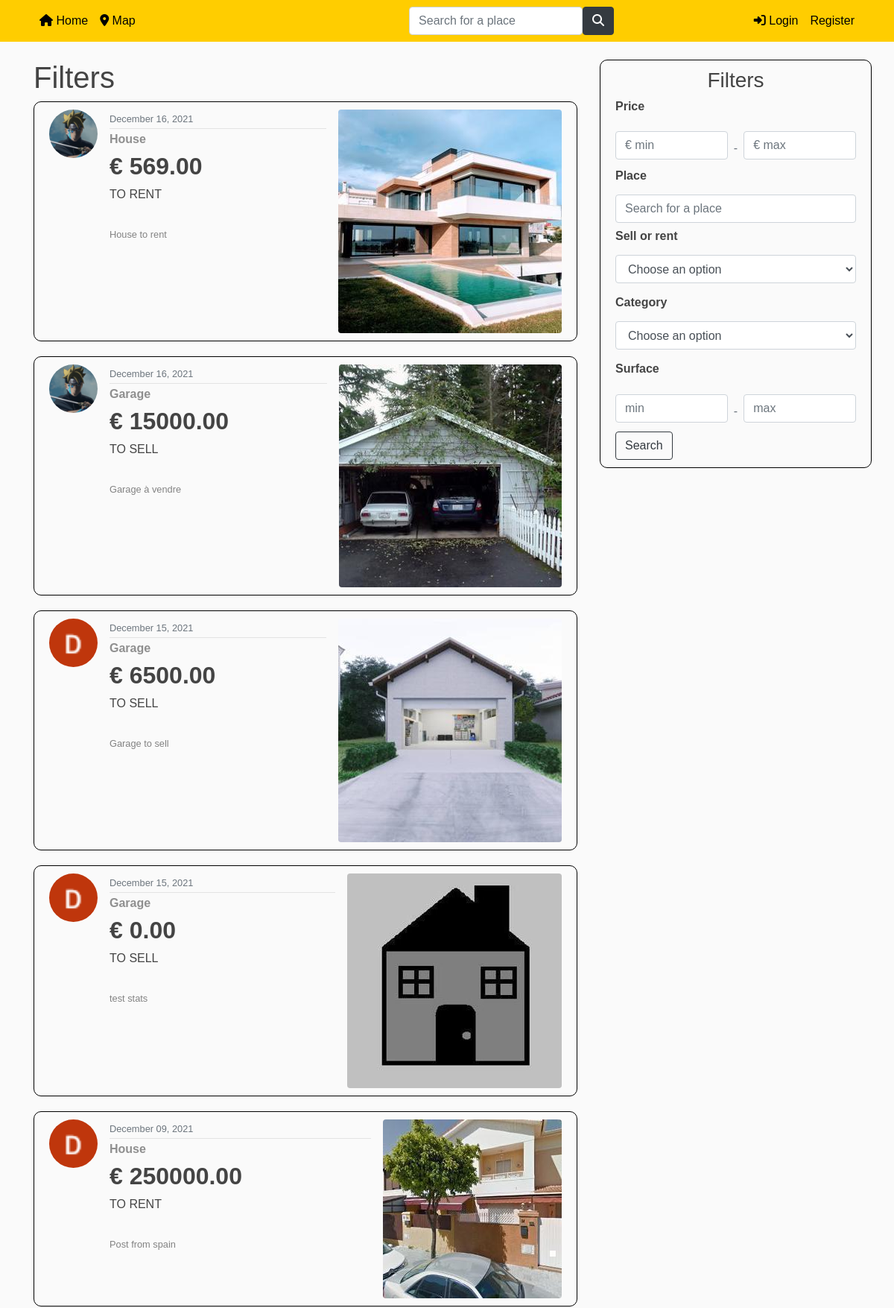
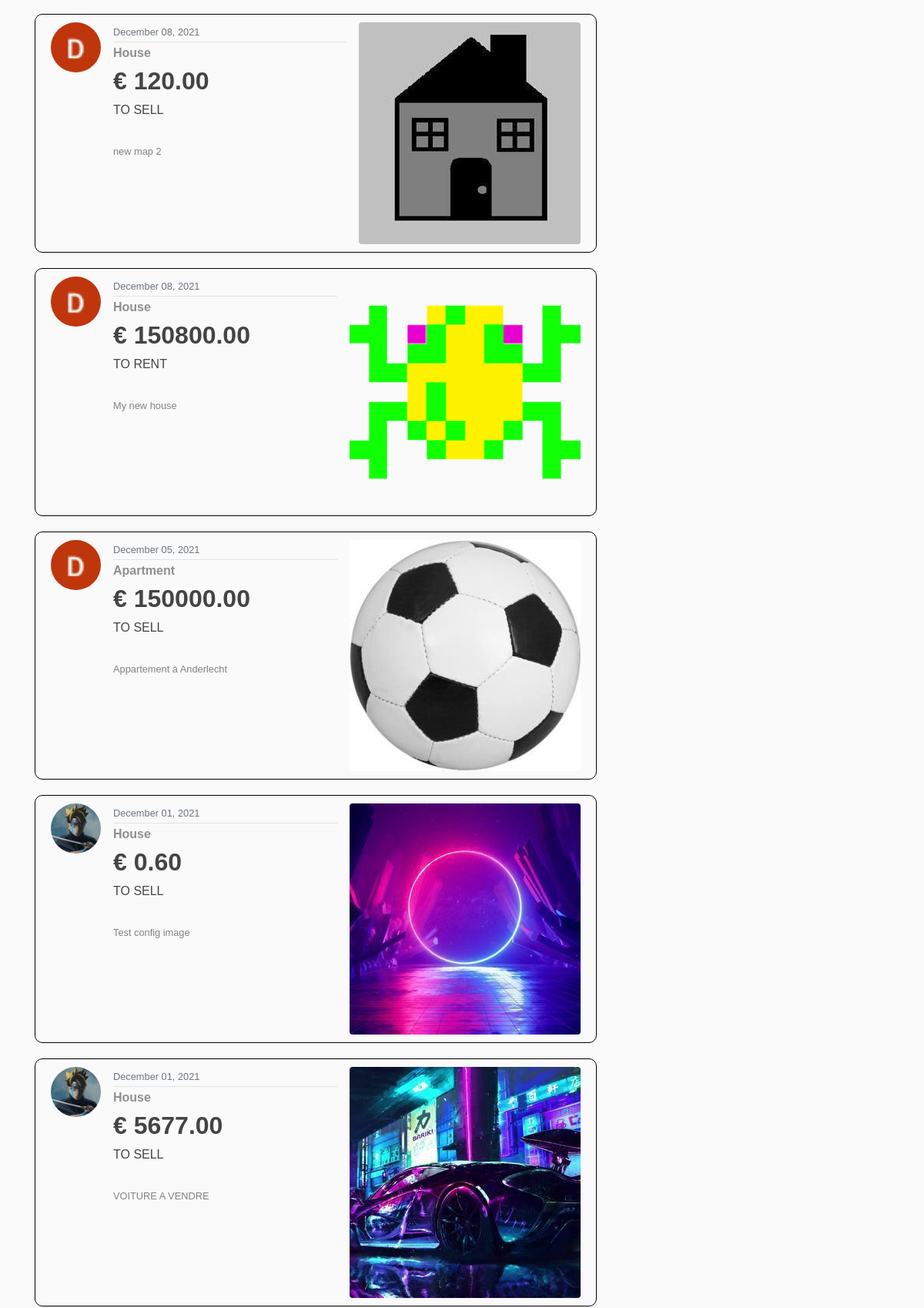
/filter/ (upper part), run on the app's committed database (2 pictures, top to bottom).
### blog/models.py (models this page shows, shortened)
class Post(models.Model): #creation d'un Post
    title = models.CharField(max_length=100)
    price = models.DecimalField(default=0, max_digits= 15, decimal_places=2)
    sell_rent = models.CharField(default= 'S', max_length=10, choices=SELLORRENT_CHOICES)
    localisation = models.CharField(default='Bruxelles',max_length=100)
    address = models.TextField(default='Boulevard du Triomphe 1 , 1050 Bruxelles')
    lat = models.FloatField(blank=True, null=True)  # blank pour autoriser des valeurs vides
    long = models.FloatField(blank=True, null=True)
    category = models.CharField(default= 'H', max_length=10, choices=CATEGORIES)
    surface = models.DecimalField(default=0, max_digits= 8, decimal_places=2)
    content = models.TextField()
    image = models.ImageField(default='defaultAnnounce.jpg', upload_to='announce_pics')
    image2 = models.ImageField(default='defaultAnnounce.jpg', upload_to='announce_pics')
    image3 = models.ImageField(default='defaultAnnounce.jpg', upload_to='announce_pics')
    date_posted = models.DateTimeField(default=timezone.now)
    author = models.ForeignKey(User, on_delete=models.CASCADE) #ForeignKey = reférence à une autre classe (clé étrangère) --> on_delete=models.CASCADE --> signifie que lors de la suppression d'un User, tous ses posts seront supprimés aussi
    number_views = models.IntegerField(default=0)
    room_number = models.IntegerField(default=0, blank=True, null=True)

### users/models.py (models this page shows, shortened)
class Profile(models.Model):
    user = models.OneToOneField(User, on_delete=models.CASCADE) #CASCADE : si je supprime l'utilisateur, le profil sera supprimé aussi. Mais si je supprime le profil, l'utilisateur ne sera pas supprimé
    image = models.ImageField(default='default.jpg', upload_to='profile_pics') #default = image par défaut si l'user ne choisit aucune pdp
    price_preference = models.DecimalField(default=0, max_digits=15, decimal_places=2) #prix maximum préféré
    localisation_preference = models.CharField(default='Bruxelles', max_length=100) #localisation préférée
    sell_rent_preference = models.CharField(default='S', max_length=10, choices=SELLORRENT_CHOICES) #a vendre ou a louer

### blog/views.py (the view)
# urls.py: path('filter/', views.filter, name='blog-filter'),#chercher un filtre
def filter(request): #inspired by https://www.youtube.com/watch?v=vU0VeFN-abU
    post = Post.objects.all()
    localisation = request.GET.get('localisation')
    priceMin = request.GET.get('priceMin')
    priceMax = request.GET.get('priceMax')
    sellOrRent = request.GET.get('sellOrRent')
    category = request.GET.get('category')
    surfaceMin = request.GET.get('surfaceMin')
    surfaceMax = request.GET.get('surfaceMax')
    if localisation != '' and localisation is not None:
        post = post.filter(localisation__icontains=localisation)
    if priceMin != '' and priceMin is not None:
        post = post.filter(price__gte=priceMin)
    if priceMax != '' and priceMax is not None:
        post = post.filter(price__lt=priceMax)
    if sellOrRent != '' and sellOrRent is not None and sellOrRent != 'Choose an option':
        post = post.filter(sell_rent__icontains=sellOrRent)
    if category != '' and category is not None and category != 'Choose an option':
        post = post.filter(category__icontains=category)
    if surfaceMin != '' and surfaceMin is not None:
        post = post.filter(surface__gte=surfaceMin)
    if surfaceMax != '' and surfaceMax is not None:
        post = post.filter(surface__lt=surfaceMax)
    context = {
        'posts': post.order_by('-date_posted'),
    }
    if post.exists():
        return render(request, 'blog/filter.html', context)
    else:
        return render(request, 'blog/place_search2.html', {})

### blog/templates/blog/filter.html (shortened to what this page needs)
{% extends "blog/base.html" %}
{% block content %}
<h1>Filters</h1>
    {% for post in posts %}
        <a class="content-article" href="{% url 'post-detail' post.id %}">
            <article class="media content-section">
                <img class="rounded-circle article-img" src="{{ post.author.profile.image.url }}">
                <div class="media-body">
                    <div class="article-metadata">
                        <small class="text-muted">{{ post.date_posted|date:"F d, Y" }}</small>
                    </div>
                    <div class="post-content">
                        <h6 class="post-content-category"><b>{{ post.get_category_display }}</b></h6>
                        <h2 class="display-5"><b>€ {{ post.price }}</b></h2>
                        <h6 class="text-uppercase">{{ post.get_sell_rent_display }}</h6>
                        <br>
                        <p class="post-content-title"><small>{{ post.title }}</small></p>
                    </div>
                </div>
                <img class="rounded float-left ml-3" src="{{ post.image.url }}">
            </article>
        </a>
    {% endfor %}
</div>
        <section class="col-md-4">
            <div class="content-section filter-section">
                <h3 style="text-align: center;">Filters</h3>
                <form action="{% url 'blog-filter' %}" method=GET>
                    <h6 class="font-weight-bold mb-3">Price</h6>
                    <div class="d-flex align-items-center mt-4 pb-1">
                        <div class="md-form md-outline my-0">
                            <input class="form-control mb-2" name="priceMin" placeholder="€ min">
                        </div>
                        <p class="px-2 mb-0 text-muted"> - </p>
                        <div class="md-form md-outline my-0">
                            <input class="form-control mb-2" name="priceMax" placeholder="€ max">
                        </div>
                    </div>
                    <h6 class="font-weight-bold mb-3">Place</h6>
                    <input aria-label="Search" class="form-control me-2" name="localisation" placeholder="Search for a place"
                           type="search">
                    <h6 class="font-weight-bold mt-2 mb-3">Sell or rent</h6>
                    <div class="form-group">
                        <select class="form-control" name="sellOrRent" >
                            <option>Choose an option</option>
                        </select>
                    </div>
                    <h6 class="font-weight-bold mb-3">Category</h6>
                    <div class="form-group">
                        <select class="form-control" name="category" >
                            <option>Choose an option</option>
                        </select>
                    </div>
                    <h6 class="font-weight-bold mb-3">Surface</h6>
                    <div class="d-flex align-items-center mt-4 pb-1">
                        <div class="md-form md-outline my-0">
                            <input class="form-control mb-2"  name="surfaceMin" placeholder="min" type="text">
                        </div>
                        <p class="px-2 mb-0 text-muted"> - </p>
                        <div class="md-form md-outline my-0">
                            <input class="form-control mb-2" name="surfaceMax" placeholder="max" type="text">
                        </div>
                    </div>
                    <button class="btn btn-outline-dark" type="submit">Search</button>
                </form>
            </div>
        </section>
{% endblock content %}

### blog/static/blog/main.css (style rules this page uses)
body { font-family: Verdana, sans-serif; background: #fafafa; color: #333333; margin-top: 5rem; }
h1, h2, h3, h4, h5, h6 { color: #444444; }
.post-content-title { color: #828282; }
.post-content-category { color: #8F8F8F; }
.content-section { transition: box-shadow .3s; background: #fafafa; padding: 10px 20px; border: 1px solid black; border-radius: 10px; margin-bottom: 20px; }
.filter-section { position: absolute; }
.article-img { height: 65px; width: 65px; margin-right: 16px; }
.article-metadata { padding-bottom: 1px; margin-bottom: 4px; border-bottom: 1px solid #e3e3e3 }

### data on the page
Post: author.profile.image (picture), date_posted "December 16, 2021", category "House", price "569.00", sell_rent "TO RENT", title "House to rent", image (picture)
Post: author.profile.image (picture), date_posted "December 16, 2021", category "Garage", price "15000.00", sell_rent "TO SELL", title "Garage à vendre", image (picture)
Post: author.profile.image (picture), date_posted "December 15, 2021", category "Garage", price "6500.00", sell_rent "TO SELL", title "Garage to sell", image (picture)
Post: author.profile.image (picture), date_posted "December 15, 2021", category "Garage", price "0.00", sell_rent "TO SELL", title "test stats", image (placeholder picture)
Post: author.profile.image (picture), date_posted "December 09, 2021", category "House", price "250000.00", sell_rent "TO RENT", title "Post from spain", image (picture)
Post: author.profile.image (picture), date_posted "December 08, 2021", category "House", price "120.00", sell_rent "TO SELL", title "new map 2", image (placeholder picture)
Post: author.profile.image (picture), date_posted "December 08, 2021", category "House", price "150800.00", sell_rent "TO RENT", title "My new house", image (picture)
Post: author.profile.image (picture), date_posted "December 05, 2021", category "Apartment", price "150000.00", sell_rent "TO SELL", title "Appartement à Anderlecht", image (picture)
Post: author.profile.image (picture), date_posted "December 01, 2021", category "House", price "0.60", sell_rent "TO SELL", title "Test config image", image (picture)
Post: author.profile.image (picture), date_posted "December 01, 2021", category "House", price "5677.00", sell_rent "TO SELL", title "VOITURE A VENDRE", image (picture)
